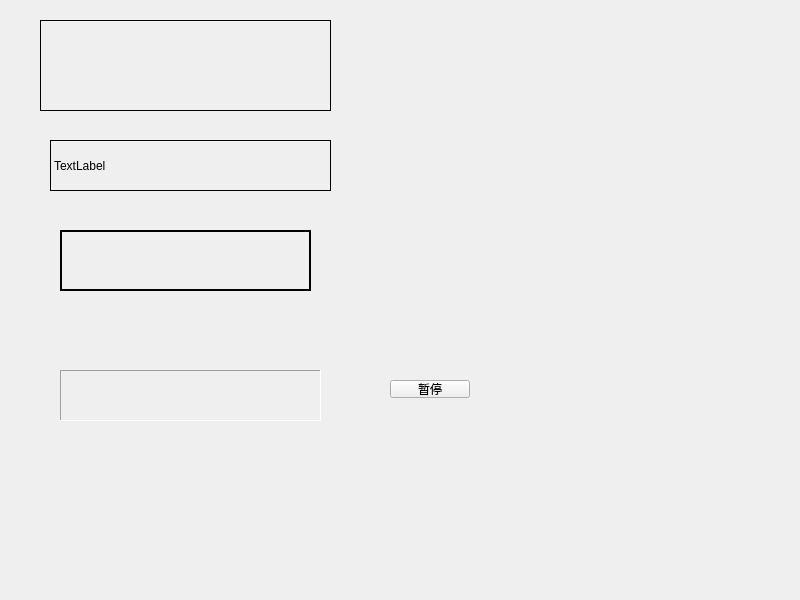
<?xml version="1.0" encoding="UTF-8"?>
<ui version="4.0">
 <class>Widget</class>
 <widget class="QWidget" name="Widget">
  <property name="geometry">
   <rect>
    <x>0</x>
    <y>0</y>
    <width>800</width>
    <height>600</height>
   </rect>
  </property>
  <property name="windowTitle">
   <string>Widget</string>
  </property>
  <widget class="myLabel" name="label">
   <property name="geometry">
    <rect>
     <x>40</x>
     <y>20</y>
     <width>291</width>
     <height>91</height>
    </rect>
   </property>
   <property name="frameShape">
    <enum>QFrame::Box</enum>
   </property>
   <property name="text">
    <string/>
   </property>
  </widget>
  <widget class="QLabel" name="label_2">
   <property name="geometry">
    <rect>
     <x>50</x>
     <y>140</y>
     <width>281</width>
     <height>51</height>
    </rect>
   </property>
   <property name="frameShape">
    <enum>QFrame::Panel</enum>
   </property>
   <property name="text">
    <string>TextLabel</string>
   </property>
  </widget>
  <widget class="QLabel" name="label_3">
   <property name="geometry">
    <rect>
     <x>60</x>
     <y>230</y>
     <width>251</width>
     <height>61</height>
    </rect>
   </property>
   <property name="frameShape">
    <enum>QFrame::WinPanel</enum>
   </property>
   <property name="text">
    <string/>
   </property>
  </widget>
  <widget class="QLabel" name="label_4">
   <property name="geometry">
    <rect>
     <x>60</x>
     <y>370</y>
     <width>261</width>
     <height>51</height>
    </rect>
   </property>
   <property name="frameShape">
    <enum>QFrame::Panel</enum>
   </property>
   <property name="frameShadow">
    <enum>QFrame::Sunken</enum>
   </property>
   <property name="text">
    <string/>
   </property>
  </widget>
  <widget class="QPushButton" name="btn">
   <property name="geometry">
    <rect>
     <x>390</x>
     <y>380</y>
     <width>80</width>
     <height>18</height>
    </rect>
   </property>
   <property name="text">
    <string>暂停</string>
   </property>
  </widget>
 </widget>
 <customwidgets>
  <customwidget>
   <class>myLabel</class>
   <extends>QLabel</extends>
   <header>mylabel.h</header>
  </customwidget>
 </customwidgets>
 <resources/>
 <connections/>
</ui>
